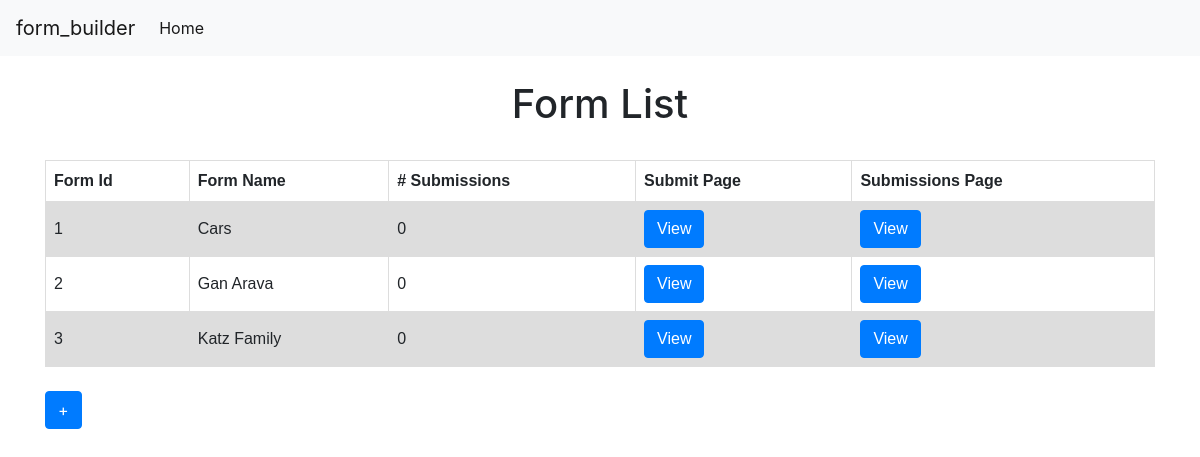
/form_builder/, run on an earlier commit of the app's database.
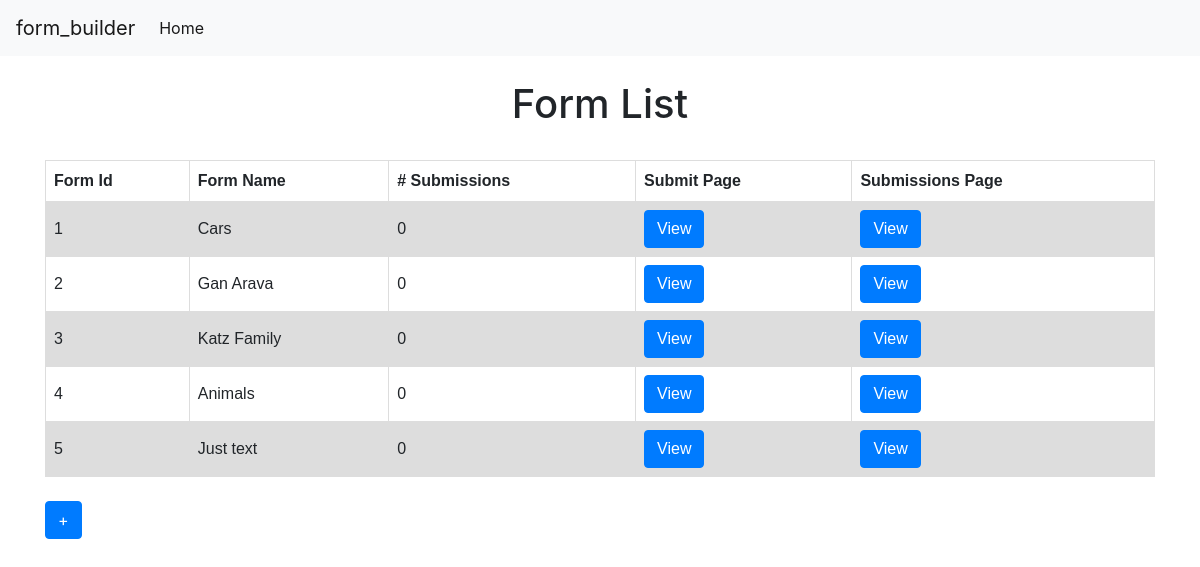
And on a later commit of the database.
### form_creator/models.py (models this page shows, shortened)
class UserForm(models.Model):
	name = models.CharField(max_length=50)
	submissions = models.PositiveSmallIntegerField()

### form_creator/views.py (the view)
# urls.py: path('', views.FormListView.as_view(), name='form_list'),
class FormListView(ListView):
	context_object_name = 'form_list'
	queryset = UserForm.objects.all()
	template_name = 'form_list.html'

### form_creator/templates/form_list.html (shortened to what this page needs)
{% extends 'base.html' %}
{% block content %}
	<br>
	<h1 align="center">Form List</h1>
	<br>
	<table>
			{% if form_list %}
				<tr>
					<th>Form Id</th>
					<th>Form Name</th>
					<th># Submissions</th>
					<th>Submit Page</th>
					<th>Submissions Page</th>
				</tr>
				{% for each in form_list  %}
				<tr>
					<td></td>
					<td>{{ each.name }}</td>
					<td>{{ each.submissions }}</td>
					<td>
						<a href="{% url 'form_submit' form_id=each.pk %}"
						class="btn btn-primary">
						 View</a>
					</td>
					<td>
						<a href="{% url 'form_submissions' form_id=each.pk %}"
						class="btn btn-primary">
							View</a>
					</td>
				</tr>
				{% endfor %}
			{% else %}
				<h5>There are no forms yet...</h5>
			{% endif %}
	</table>
	<br>
	<a href="{% url 'form_create' %}" class="btn btn-primary">+</a>
{% endblock content %}

### wix_form_builder/templates/base.html (shortened to what this page needs)
{% load staticfiles %}
<!doctype html>
<html lang="en">
  <head>
	<link rel="stylesheet" href="https://stackpath.bootstrapcdn.com/bootstrap/4.1.3/css/bootstrap.min.css">
  </head>
  <body>
    <header>
		<nav class="navbar navbar-expand-lg navbar-light bg-light">
			<a class="navbar-brand" href="/">form_builder</a>
			<div class="collapse navbar-collapse" id="navbarSupportedContent">
				<ul class="navbar-nav mr-auto">
				<li class="nav-item active">
					<a class="nav-link" href="/">Home <span class="sr-only">(current)</span></a>
				</li>
			</div>
		</nav>
    </header>
    <div class="container">
    {% block content %}{% endblock %}
    </div>
  </body>
</html>

### wix_form_builder/templates/base.html (style rules this page uses)
table { font-family: arial, sans-serif; border-collapse: collapse; width: 100%; }
td, th { border: 1px solid #dddddd; text-align: left; padding: 8px; }
tr:nth-child(even) { background-color: #dddddd; }

### wix_form_builder/templates/_table_counter.html (style rules this page uses)
table { counter-reset: rowNumber; }
table tr > td:first-child { counter-increment: rowNumber; }
table tr td:first-child::before { content: counter(rowNumber); min-width: 1em; margin-right: 0.5em; }

What changed in the data, as far as the page shows it:
added UserForm: name "Animals", submissions "0"
added UserForm: name "Just text", submissions "0"
